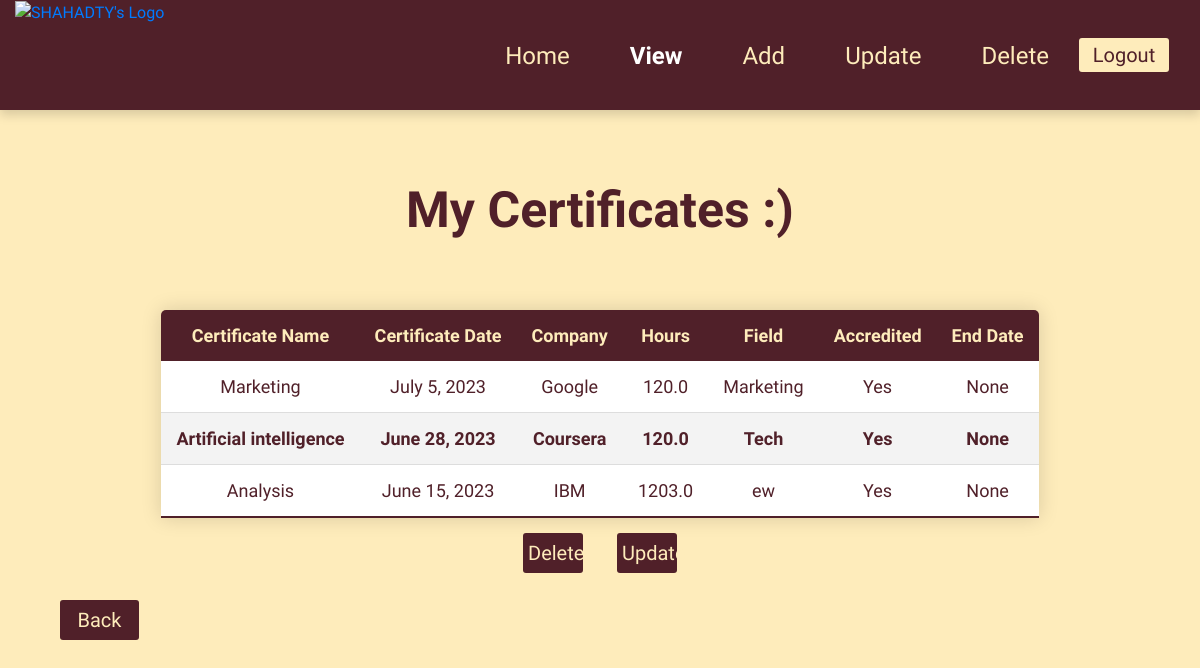
The app's page /certificates/view (signed in), older data.
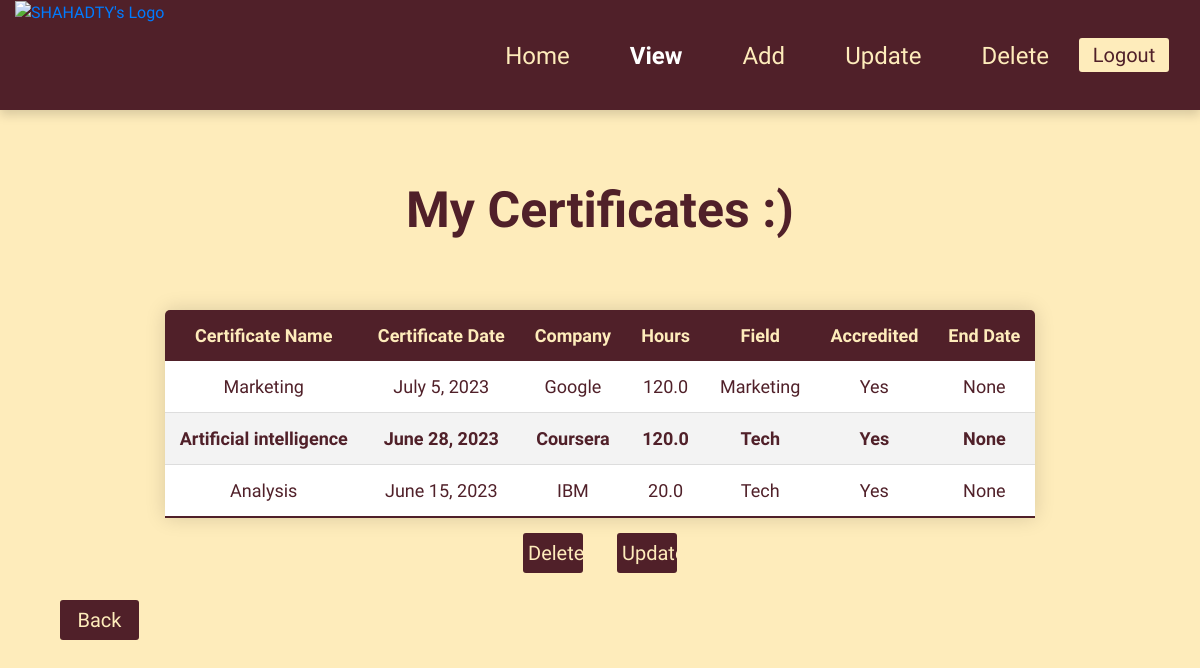
The same page, newer data.
### Certificates/models.py (models this page shows, shortened)
class granted(models.Model):
    course = models.ForeignKey(certificate,on_delete=models.CASCADE)
    user = models.ForeignKey(User,on_delete=models.CASCADE)
    grantedDate = models.DateField(null=False)
    cEndDate = models.DateField(null=True)

class certificate(models.Model):
    courseid = models.AutoField(primary_key=True) # New Added
    cname = models.CharField(max_length=64)
    ccompany = models.CharField(max_length=64)
    chours = models.FloatField()
    cfield = models.CharField(max_length=64)
    accredited = models.CharField(max_length=64)
    users = models.ManyToManyField(User,blank=True,through="granted") # New Added , through means the new table in many-to-many relation

### Certificates/views.py (the view)
# urls.py: path('view',views.view,name='view'),
def view(request):
    if not request.user.is_authenticated:
        return HttpResponseRedirect(reverse("Certificates:login"))
    user = request.user
    grantedCert = granted.objects.filter(user = user) # New Added
    if len(grantedCert) != 0:
        return render(request,"Certificates/ViewCertificate.html",{"certi":grantedCert})
    else:
        return render(request,"Certificates/ViewCertificate.html",{"noCertificates":len(grantedCert) == 0})

### Certificates/templates/Certificates/ViewCertificate.html (shortened to what this page needs)
{% extends 'Certificates/Layout.html' %}
{% block body %}
<div class = "col-12 View_Header">
      <h1>My Certificates :)</h1>
      {% if noCertificates %}
      <div class = "col-12 No_Certificates_Header">
            <h1> You don't have any Certificates :)</h1>
      </div>
            {% else %}
            <table class = "Certificate_Table">
                  <thead>
                        <th>Certificate Name</th>
                        <th>Certificate Date</th>
                        <th>Company</th>
                        <th>Hours</th>
                        <th>Field</th>
                        <th>Accredited</th>
                        <th>End Date</th>
                  </thead>
                  <tbody>
                        {% for cert in certi %}
                        <tr>
                              <td>{{ cert.course.cname }}</td>
                              <td>{{ cert.grantedDate }}</td>
                              <td>{{ cert.course.ccompany }}</td>
                              <td>{{ cert.course.chours }}</td>
                              <td>{{ cert.course.cfield }}</td>
                              <td>{{ cert.course.accredited }}</td>
                              <td>{{ cert.cEndDate }}</td>
                        </tr>
                        {% endfor %}
                  </tbody>
            </table>
</div>
<div class = "col-12 View_Buttons">
      <a href = "{% url 'Certificates:deleteMyCertificate' %}">
            <button> Delete </button>
      </a>
      <a href = "{% url 'Certificates:updateMyCertificate' %}">
            <button> Update </button>
      </a>
</div>
<div class = "col-8">
      <a href = "{% url 'Certificates:menu' %}" class = "No_Decoration">
            <button class = "View_Back_Button"> Back </button>
      </a>
</div>
{% endif %}
{% endblock %}

Row changes from the older to the newer data that the page shows:
changed through a linked row, granted "June 15, 2023": course.chours "1203.0" → "20.0"; course.cfield "ew" → "Tech"
